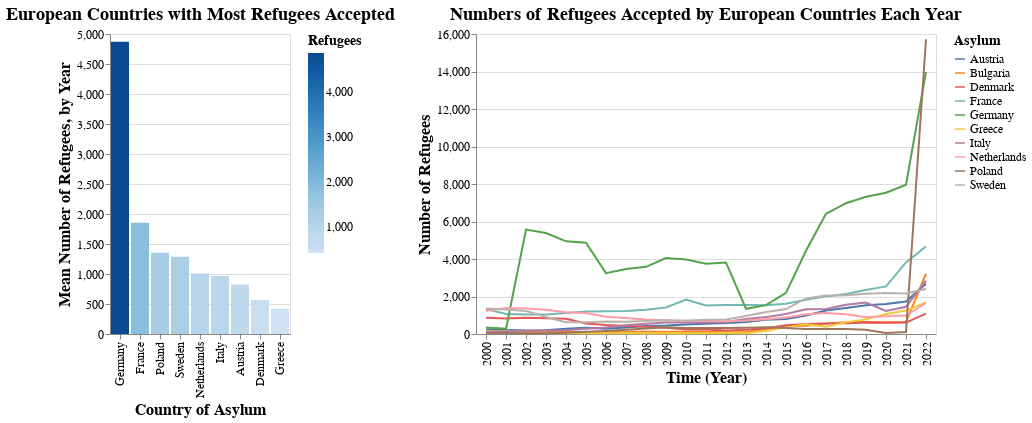

The code cell stored with this chart in its notebook:
### Markdown cell above
Caption of Figure: This is a linked bar chart and line chart representing the top ten countries with most refugees escaped to Europe, and how the number of refugees of each countries change with time in the 21st century.

### Code cell
selection2 = alt.selection_single(fields=["Asylum"], name="random")
color2 = alt.condition(selection2, "Refugees", alt.value("lightgrey"))

bar2 = (alt.Chart(df_europe_asy_mean)
        .mark_bar()
        .encode(x=alt.X("Asylum:N", sort=alt.EncodingSortField(field="Refugees", op="mean", order="descending")),
                y=alt.Y("mean(Refugees):Q"),
                color=color2
        )
).transform_window(
    rank='rank(Refugees)',
    sort=[alt.SortField("Refugees", order="descending")]
).transform_filter(
    (alt.datum.rank < 10)
).add_selection(selection2)
bar2.title = "European Countries with Most Refugees Accepted"
bar2.encoding.x.title = "Country of Asylum"
bar2.encoding.y.title = "Mean Number of Refugees, by Year"


color3 = alt.condition(selection2, alt.Color("Asylum:N"), alt.value("lightgrey"))
opacity2 = alt.condition(selection2, alt.value(1.0), alt.value(0.0))
line2 = (alt.Chart(df_europe_asy_year)
        .mark_line().encode(
                x=alt.X('Year:O'),
                y=alt.Y("Refugees:Q"),
                color=color3,
                opacity = opacity2
        )
# ).transform_aggregate(
#     means='mean(refugees_copy)',
#     groupby=['origin_iso']
# ).transform_window(
#     rank='rank(means)',
#     sort=[alt.SortField("means", order="descending")]
# ).transform_filter(
#      (alt.datum.rank < 20)
).add_selection(selection2)
line2.title = "Numbers of Refugees Accepted by European Countries Each Year"
line2.encoding.x.title = "Time (Year)"
line2.encoding.y.title = "Number of Refugees"

alt.hconcat(bar2, line2).configure_axis(
    labelFontSize=12,
    titleFontSize=16
).configure_title(
    fontSize=18
).configure_legend(
    titleFontSize=14,
    labelFontSize=12
)

### Figure 1 — Vega-Lite specification as saved in the notebook (floating-point values rounded to 4 significant figures; data arrays with more than 128 entries replaced by an {"elided": "..."} marker saying what was removed)
{"config": {"view": {"continuousWidth": 400, "continuousHeight": 300}, "axis": {"labelFontSize": 12, "titleFontSize": 16}, "legend": {"labelFontSize": 12, "titleFontSize": 14}, "title": {"fontSize": 18}}, "hconcat": [{"data": {"name": "data-bab1d10db6360fcd819dc251b0f5bd5c"}, "mark": "bar", "encoding": {"color": {"condition": {"field": "Refugees", "type": "quantitative", "selection": "random"}, "value": "lightgrey"}, "x": {"field": "Asylum", "sort": {"field": "Refugees", "op": "mean", "order": "descending"}, "title": "Country of Asylum", "type": "nominal"}, "y": {"aggregate": "mean", "field": "Refugees", "title": "Mean Number of Refugees, by Year", "type": "quantitative"}}, "selection": {"random": {"type": "single", "fields": ["Asylum"]}}, "title": "European Countries with Most Refugees Accepted", "transform": [{"window": [{"op": "rank", "field": "Refugees", "as": "rank"}], "sort": [{"field": "Refugees", "order": "descending"}]}, {"filter": "(datum.rank < 10)"}]}, {"data": {"name": "data-ba47009565ed04c8f05d10bff4f1ca48"}, "mark": "line", "encoding": {"color": {"condition": {"field": "Asylum", "type": "nominal", "selection": "random"}, "value": "lightgrey"}, "opacity": {"condition": {"value": 1.0, "selection": "random"}, "value": 0.0}, "x": {"field": "Year", "title": "Time (Year)", "type": "ordinal"}, "y": {"field": "Refugees", "title": "Number of Refugees", "type": "quantitative"}}, "selection": {"random": {"type": "single", "fields": ["Asylum"]}}, "title": "Numbers of Refugees Accepted by European Countries Each Year"}], "$schema": "https://vega.github.io/schema/vega-lite/v4.17.0.json", "datasets": {"data-bab1d10db6360fcd819dc251b0f5bd5c": [{"Asylum": "Austria", "Year": 2012.0, "Refugees": 825.7, "asylum_seekers": 311.6, "idps_of_concern": 0.0, "Stateless": 10.95, "other_of_concern": 0.0}, {"Asylum": "Belgium", "Year": 2012.0, "Refugees": 294.5, "asylum_seekers": 113.6, "idps_of_concern": 0.0, "Stateless": 23.26, "other_of_concern": 1.199}, {"Asylum": "Bulgaria", "Year": 2011.0, "Refugees": 399.6, "asylum_seekers": 84.99, "idps_of_concern": 0.0, "Stateless": 5.525, "other_of_concern": 0.0}, {"Asylum": "Croatia", "Year": 2015.0, "Refugees": 218.4, "asylum_seekers": 11.5, "idps_of_concern": 258.1, "Stateless": 81.31, "other_of_concern": 441.9}, {"Asylum": "Cyprus", "Year": 2012.0, "Refugees": 128.2, "asylum_seekers": 190.3, "idps_of_concern": 0.0, "Stateless": 0.2357, "other_of_concern": 29.93}, {"Asylum": "Czechia", "Year": 2011.0, "Refugees": 391.9, "asylum_seekers": 40.48, "idps_of_concern": 0.0, "Stateless": 15.0, "other_of_concern": 1.004}, {"Asylum": "Denmark", "Year": 2010.0, "Refugees": 566.5, "asylum_seekers": 37.97, "idps_of_concern": 0.0, "Stateless": 69.29, "other_of_concern": 0.0}, {"Asylum": "Estonia", "Year": 2016.0, "Refugees": 145.0, "asylum_seekers": 2.79, "idps_of_concern": 0.0, "Stateless": 8531.0, "other_of_concern": 0.0}, {"Asylum": "Finland", "Year": 2012.0, "Refugees": 211.6, "asylum_seekers": 46.71, "idps_of_concern": 0.0, "Stateless": 26.14, "other_of_concern": 0.0}, {"Asylum": "France", "Year": 2012.0, "Refugees": 1854.0, "asylum_seekers": 293.3, "idps_of_concern": 0.0, "Stateless": 11.08, "other_of_concern": 1.98}, {"Asylum": "Germany", "Year": 2011.0, "Refugees": 4870.0, "asylum_seekers": 1135.0, "idps_of_concern": 0.0, "Stateless": 79.46, "other_of_concern": 21.39}, {"Asylum": "Greece", "Year": 2013.0, "Refugees": 421.2, "asylum_seekers": 354.6, "idps_of_concern": 0.0, "Stateless": 15.9, "other_of_concern": 20.35}, {"Asylum": "Hungary", "Year": 2011.0, "Refugees": 131.3, "asylum_seekers": 61.81, "idps_of_concern": 0.0, "Stateless": 1.976, "other_of_concern": 0.0}, {"Asylum": "Ireland", "Year": 2012.0, "Refugees": 97.47, "asylum_seekers": 49.61, "idps_of_concern": 0.0, "Stateless": 0.4296, "other_of_concern": 0.04906}, {"Asylum": "Italy", "Year": 2013.0, "Refugees": 967.9, "asylum_seekers": 368.3, "idps_of_concern": 0.0, "Stateless": 18.2, "other_of_concern": 0.0}, {"Asylum": "Latvia", "Year": 2015.0, "Refugees": 132.7, "asylum_seekers": 6.308, "idps_of_concern": 0.0, "Stateless": 18620.0, "other_of_concern": 0.0}, {"Asylum": "Lithuania", "Year": 2013.0, "Refugees": 174.7, "asylum_seekers": 7.337, "idps_of_concern": 0.0, "Stateless": 208.8, "other_of_concern": 0.2045}, {"Asylum": "Luxembourg", "Year": 2017.0, "Refugees": 54.94, "asylum_seekers": 29.06, "idps_of_concern": 0.0, "Stateless": 3.85, "other_of_concern": 0.4007}, {"Asylum": "Malta", "Year": 2013.0, "Refugees": 144.7, "asylum_seekers": 34.27, "idps_of_concern": 0.0, "Stateless": 0.0826, "other_of_concern": 0.0}, {"Asylum": "Netherlands", "Year": 2011.0, "Refugees": 1009.0, "asylum_seekers": 207.3, "idps_of_concern": 0.0, "Stateless": 24.87, "other_of_concern": 0.0}, {"Asylum": "Poland", "Year": 2012.0, "Refugees": 1356.0, "asylum_seekers": 61.58, "idps_of_concern": 0.0, "Stateless": 81.04, "other_of_concern": 0.0}, {"Asylum": "Portugal", "Year": 2014.0, "Refugees": 79.66, "asylum_seekers": 11.51, "idps_of_concern": 0.0, "Stateless": 2.051, "other_of_concern": 0.06139}, {"Asylum": "Romania", "Year": 2012.0, "Refugees": 172.9, "asylum_seekers": 15.58, "idps_of_concern": 0.0, "Stateless": 6.806, "other_of_concern": 0.6717}, {"Asylum": "Slovakia", "Year": 2011.0, "Refugees": 153.8, "asylum_seekers": 33.29, "idps_of_concern": 0.0, "Stateless": 36.54, "other_of_concern": 0.5063}, {"Asylum": "Slovenia", "Year": 2012.0, "Refugees": 49.52, "asylum_seekers": 30.23, "idps_of_concern": 0.0, "Stateless": 47.65, "other_of_concern": 24.44}, {"Asylum": "Spain", "Year": 2012.0, "Refugees": 372.3, "asylum_seekers": 340.3, "idps_of_concern": 0.0, "Stateless": 15.89, "other_of_concern": 10.13}, {"Asylum": "Sweden", "Year": 2011.0, "Refugees": 1286.0, "asylum_seekers": 279.6, "idps_of_concern": 0.0, "Stateless": 166.3, "other_of_concern": 0.0}], "data-ba47009565ed04c8f05d10bff4f1ca48": {"elided": "230 records"}}}
